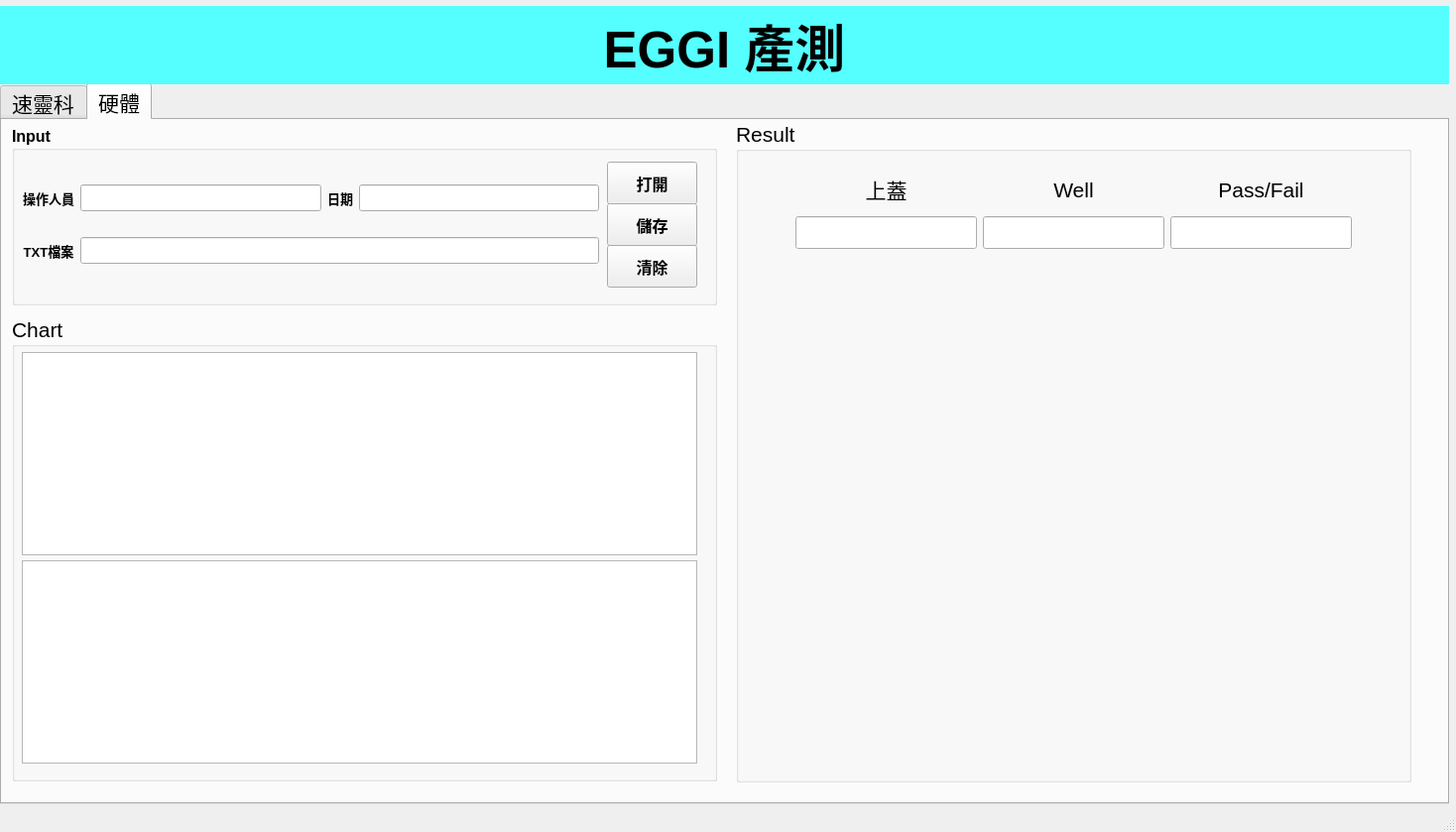
<?xml version="1.0" encoding="UTF-8"?>
<ui version="4.0">
 <class>MainWindow</class>
 <widget class="QMainWindow" name="MainWindow">
  <property name="geometry">
   <rect>
    <x>0</x>
    <y>0</y>
    <width>1468</width>
    <height>839</height>
   </rect>
  </property>
  <property name="windowTitle">
   <string>MainWindow</string>
  </property>
  <widget class="QWidget" name="centralwidget">
   <widget class="QTabWidget" name="tabWidget">
    <property name="geometry">
     <rect>
      <x>0</x>
      <y>84</y>
      <width>1461</width>
      <height>727</height>
     </rect>
    </property>
    <property name="font">
     <font>
      <pointsize>16</pointsize>
     </font>
    </property>
    <property name="currentIndex">
     <number>1</number>
    </property>
    <widget class="QWidget" name="tab_Sulink">
     <attribute name="title">
      <string>速靈科</string>
     </attribute>
     <widget class="QGroupBox" name="Input_box">
      <property name="geometry">
       <rect>
        <x>10</x>
        <y>6</y>
        <width>711</width>
        <height>181</height>
       </rect>
      </property>
      <property name="font">
       <font>
        <pointsize>12</pointsize>
        <weight>75</weight>
        <italic>false</italic>
        <bold>true</bold>
        <underline>false</underline>
        <strikeout>false</strikeout>
        <kerning>true</kerning>
       </font>
      </property>
      <property name="styleSheet">
       <string notr="true"/>
      </property>
      <property name="title">
       <string>Input</string>
      </property>
      <widget class="QPushButton" name="btn_opentxt">
       <property name="geometry">
        <rect>
         <x>600</x>
         <y>36</y>
         <width>91</width>
         <height>43</height>
        </rect>
       </property>
       <property name="font">
        <font>
         <pointsize>12</pointsize>
         <weight>75</weight>
         <italic>false</italic>
         <bold>true</bold>
         <underline>false</underline>
         <strikeout>false</strikeout>
         <kerning>true</kerning>
        </font>
       </property>
       <property name="text">
        <string>打開</string>
       </property>
      </widget>
      <widget class="QPushButton" name="btn_save">
       <property name="geometry">
        <rect>
         <x>600</x>
         <y>78</y>
         <width>91</width>
         <height>43</height>
        </rect>
       </property>
       <property name="font">
        <font>
         <pointsize>12</pointsize>
         <weight>75</weight>
         <italic>false</italic>
         <bold>true</bold>
         <underline>false</underline>
         <strikeout>false</strikeout>
         <kerning>true</kerning>
        </font>
       </property>
       <property name="text">
        <string>儲存</string>
       </property>
      </widget>
      <widget class="QPushButton" name="btn_clean">
       <property name="geometry">
        <rect>
         <x>600</x>
         <y>120</y>
         <width>91</width>
         <height>43</height>
        </rect>
       </property>
       <property name="font">
        <font>
         <pointsize>12</pointsize>
         <weight>75</weight>
         <italic>false</italic>
         <bold>true</bold>
         <underline>false</underline>
         <strikeout>false</strikeout>
         <kerning>true</kerning>
        </font>
       </property>
       <property name="text">
        <string>清除</string>
       </property>
      </widget>
      <widget class="QWidget" name="layoutWidget">
       <property name="geometry">
        <rect>
         <x>11</x>
         <y>39</y>
         <width>581</width>
         <height>121</height>
        </rect>
       </property>
       <layout class="QGridLayout" name="gridLayout_2">
        <item row="0" column="0">
         <widget class="QLabel" name="label_name">
          <property name="font">
           <font>
            <pointsize>10</pointsize>
            <weight>75</weight>
            <italic>false</italic>
            <bold>true</bold>
            <underline>false</underline>
            <strikeout>false</strikeout>
            <kerning>true</kerning>
           </font>
          </property>
          <property name="text">
           <string>操作人員</string>
          </property>
          <property name="alignment">
           <set>Qt::AlignCenter</set>
          </property>
         </widget>
        </item>
        <item row="0" column="1">
         <widget class="QLineEdit" name="input_name"/>
        </item>
        <item row="0" column="2">
         <widget class="QLabel" name="label_datetime">
          <property name="font">
           <font>
            <pointsize>10</pointsize>
            <weight>75</weight>
            <italic>false</italic>
            <bold>true</bold>
            <underline>false</underline>
            <strikeout>false</strikeout>
            <kerning>true</kerning>
           </font>
          </property>
          <property name="text">
           <string>日期</string>
          </property>
          <property name="alignment">
           <set>Qt::AlignCenter</set>
          </property>
         </widget>
        </item>
        <item row="0" column="3">
         <widget class="QLineEdit" name="output_datetime"/>
        </item>
        <item row="1" column="0">
         <widget class="QLabel" name="label_txt_2">
          <property name="font">
           <font>
            <pointsize>10</pointsize>
            <weight>75</weight>
            <italic>false</italic>
            <bold>true</bold>
            <underline>false</underline>
            <strikeout>false</strikeout>
            <kerning>true</kerning>
           </font>
          </property>
          <property name="text">
           <string>TXT檔案</string>
          </property>
          <property name="alignment">
           <set>Qt::AlignCenter</set>
          </property>
         </widget>
        </item>
        <item row="1" column="1" colspan="3">
         <widget class="QLineEdit" name="input_file"/>
        </item>
       </layout>
      </widget>
     </widget>
     <widget class="QGroupBox" name="Chart_box">
      <property name="geometry">
       <rect>
        <x>10</x>
        <y>192</y>
        <width>711</width>
        <height>481</height>
       </rect>
      </property>
      <property name="font">
       <font>
        <pointsize>12</pointsize>
        <weight>75</weight>
        <bold>true</bold>
       </font>
      </property>
      <property name="title">
       <string>Chart</string>
      </property>
      <widget class="QSplitter" name="splitter_2">
       <property name="geometry">
        <rect>
         <x>16</x>
         <y>156</y>
         <width>0</width>
         <height>0</height>
        </rect>
       </property>
       <property name="orientation">
        <enum>Qt::Vertical</enum>
       </property>
       <widget class="QWidget" name="widget_6" native="true">
        <property name="styleSheet">
         <string notr="true">background-color: rgb(255, 255, 255);</string>
        </property>
       </widget>
       <widget class="QWidget" name="widget_7" native="true">
        <property name="styleSheet">
         <string notr="true">background-color: rgb(255, 255, 255);</string>
        </property>
       </widget>
       <widget class="QWidget" name="widget_8" native="true">
        <property name="styleSheet">
         <string notr="true">background-color: rgb(255, 255, 255);</string>
        </property>
       </widget>
       <widget class="QWidget" name="widget_5" native="true">
        <property name="styleSheet">
         <string notr="true">background-color: rgb(255, 255, 255);</string>
        </property>
       </widget>
      </widget>
      <widget class="QWidget" name="layoutWidget_2">
       <property name="geometry">
        <rect>
         <x>10</x>
         <y>36</y>
         <width>691</width>
         <height>427</height>
        </rect>
       </property>
       <layout class="QGridLayout" name="gridLayout_3">
        <item row="3" column="1">
         <widget class="QPushButton" name="ch6_display">
          <property name="text">
           <string>顯示CH6</string>
          </property>
         </widget>
        </item>
        <item row="3" column="2">
         <widget class="QPushButton" name="ch7_display">
          <property name="text">
           <string>顯示CH7</string>
          </property>
         </widget>
        </item>
        <item row="3" column="3">
         <widget class="QPushButton" name="ch8_display">
          <property name="text">
           <string>顯示CH8</string>
          </property>
         </widget>
        </item>
        <item row="1" column="2">
         <widget class="QPushButton" name="ch3_display">
          <property name="text">
           <string>顯示CH3</string>
          </property>
         </widget>
        </item>
        <item row="0" column="2">
         <widget class="QGraphicsView" name="ch3_chart"/>
        </item>
        <item row="2" column="2">
         <widget class="QGraphicsView" name="ch7_chart"/>
        </item>
        <item row="2" column="3">
         <widget class="QGraphicsView" name="ch8_chart"/>
        </item>
        <item row="0" column="3">
         <widget class="QGraphicsView" name="ch4_chart"/>
        </item>
        <item row="1" column="0">
         <widget class="QPushButton" name="ch1_display">
          <property name="text">
           <string>顯示CH1</string>
          </property>
         </widget>
        </item>
        <item row="0" column="0">
         <widget class="QGraphicsView" name="ch1_chart"/>
        </item>
        <item row="2" column="1">
         <widget class="QGraphicsView" name="ch6_chart"/>
        </item>
        <item row="1" column="1">
         <widget class="QPushButton" name="ch2_display">
          <property name="text">
           <string>顯示CH2</string>
          </property>
         </widget>
        </item>
        <item row="2" column="0">
         <widget class="QGraphicsView" name="ch5_chart"/>
        </item>
        <item row="0" column="1">
         <widget class="QGraphicsView" name="ch2_chart"/>
        </item>
        <item row="3" column="0">
         <widget class="QPushButton" name="ch5_display">
          <property name="text">
           <string>顯示CH5</string>
          </property>
         </widget>
        </item>
        <item row="1" column="3">
         <widget class="QPushButton" name="ch4_display">
          <property name="text">
           <string>顯示CH4</string>
          </property>
         </widget>
        </item>
       </layout>
      </widget>
     </widget>
     <widget class="QGroupBox" name="Result_box">
      <property name="geometry">
       <rect>
        <x>730</x>
        <y>6</y>
        <width>711</width>
        <height>421</height>
       </rect>
      </property>
      <property name="font">
       <font>
        <pointsize>12</pointsize>
        <weight>75</weight>
        <bold>true</bold>
       </font>
      </property>
      <property name="title">
       <string>Result</string>
      </property>
      <widget class="QWidget" name="layoutWidget_3">
       <property name="geometry">
        <rect>
         <x>12</x>
         <y>36</y>
         <width>681</width>
         <height>370</height>
        </rect>
       </property>
       <layout class="QGridLayout" name="gridLayout">
        <item row="6" column="0">
         <widget class="QLabel" name="label_ch6">
          <property name="font">
           <font>
            <pointsize>16</pointsize>
            <weight>75</weight>
            <bold>true</bold>
           </font>
          </property>
          <property name="text">
           <string>CH6</string>
          </property>
          <property name="alignment">
           <set>Qt::AlignCenter</set>
          </property>
         </widget>
        </item>
        <item row="7" column="4">
         <widget class="QLineEdit" name="ch7_T_Off">
          <property name="alignment">
           <set>Qt::AlignCenter</set>
          </property>
         </widget>
        </item>
        <item row="5" column="1">
         <widget class="QPushButton" name="ch5_qrcode">
          <property name="text">
           <string>檢測CH5</string>
          </property>
         </widget>
        </item>
        <item row="2" column="5">
         <widget class="QLineEdit" name="ch2_slope">
          <property name="alignment">
           <set>Qt::AlignCenter</set>
          </property>
         </widget>
        </item>
        <item row="4" column="5">
         <widget class="QLineEdit" name="ch4_slope">
          <property name="alignment">
           <set>Qt::AlignCenter</set>
          </property>
         </widget>
        </item>
        <item row="3" column="2">
         <widget class="QLineEdit" name="ch3_qrcodelable">
          <property name="alignment">
           <set>Qt::AlignCenter</set>
          </property>
         </widget>
        </item>
        <item row="1" column="6">
         <widget class="QLineEdit" name="ch1_PF">
          <property name="alignment">
           <set>Qt::AlignCenter</set>
          </property>
         </widget>
        </item>
        <item row="1" column="5">
         <widget class="QLineEdit" name="ch1_slope">
          <property name="alignment">
           <set>Qt::AlignCenter</set>
          </property>
         </widget>
        </item>
        <item row="3" column="1">
         <widget class="QPushButton" name="ch3_qrcode">
          <property name="text">
           <string>檢測CH3</string>
          </property>
         </widget>
        </item>
        <item row="4" column="6">
         <widget class="QLineEdit" name="ch4_PF">
          <property name="alignment">
           <set>Qt::AlignCenter</set>
          </property>
         </widget>
        </item>
        <item row="2" column="4">
         <widget class="QLineEdit" name="ch2_T_Off">
          <property name="alignment">
           <set>Qt::AlignCenter</set>
          </property>
         </widget>
        </item>
        <item row="7" column="5">
         <widget class="QLineEdit" name="ch7_slope">
          <property name="alignment">
           <set>Qt::AlignCenter</set>
          </property>
         </widget>
        </item>
        <item row="2" column="1">
         <widget class="QPushButton" name="ch2_qrcode">
          <property name="text">
           <string>檢測CH2</string>
          </property>
         </widget>
        </item>
        <item row="2" column="2">
         <widget class="QLineEdit" name="ch2_qrcodelable">
          <property name="alignment">
           <set>Qt::AlignCenter</set>
          </property>
         </widget>
        </item>
        <item row="4" column="1">
         <widget class="QPushButton" name="ch4_qrcode">
          <property name="text">
           <string>檢測CH4</string>
          </property>
         </widget>
        </item>
        <item row="1" column="4">
         <widget class="QLineEdit" name="ch1_T_Off">
          <property name="alignment">
           <set>Qt::AlignCenter</set>
          </property>
         </widget>
        </item>
        <item row="0" column="3">
         <widget class="QLabel" name="label_T_On">
          <property name="font">
           <font>
            <pointsize>14</pointsize>
            <weight>50</weight>
            <bold>false</bold>
           </font>
          </property>
          <property name="text">
           <string>T_On</string>
          </property>
          <property name="alignment">
           <set>Qt::AlignCenter</set>
          </property>
         </widget>
        </item>
        <item row="1" column="3">
         <widget class="QLineEdit" name="ch1_T_On">
          <property name="alignment">
           <set>Qt::AlignCenter</set>
          </property>
         </widget>
        </item>
        <item row="7" column="3">
         <widget class="QLineEdit" name="ch7_T_On">
          <property name="alignment">
           <set>Qt::AlignCenter</set>
          </property>
         </widget>
        </item>
        <item row="7" column="1">
         <widget class="QPushButton" name="ch7_qrcode">
          <property name="text">
           <string>檢測CH7</string>
          </property>
         </widget>
        </item>
        <item row="4" column="0">
         <widget class="QLabel" name="label_ch4">
          <property name="font">
           <font>
            <pointsize>16</pointsize>
            <weight>75</weight>
            <bold>true</bold>
           </font>
          </property>
          <property name="text">
           <string>CH4</string>
          </property>
          <property name="alignment">
           <set>Qt::AlignCenter</set>
          </property>
         </widget>
        </item>
        <item row="6" column="2">
         <widget class="QLineEdit" name="ch6_qrcodelable">
          <property name="alignment">
           <set>Qt::AlignCenter</set>
          </property>
         </widget>
        </item>
        <item row="3" column="6">
         <widget class="QLineEdit" name="ch3_PF">
          <property name="alignment">
           <set>Qt::AlignCenter</set>
          </property>
         </widget>
        </item>
        <item row="8" column="1">
         <widget class="QPushButton" name="ch8_qrcode">
          <property name="text">
           <string>檢測CH8</string>
          </property>
         </widget>
        </item>
        <item row="3" column="5">
         <widget class="QLineEdit" name="ch3_slope">
          <property name="alignment">
           <set>Qt::AlignCenter</set>
          </property>
         </widget>
        </item>
        <item row="5" column="2">
         <widget class="QLineEdit" name="ch5_qrcodelable">
          <property name="alignment">
           <set>Qt::AlignCenter</set>
          </property>
         </widget>
        </item>
        <item row="8" column="4">
         <widget class="QLineEdit" name="ch8_T_Off">
          <property name="alignment">
           <set>Qt::AlignCenter</set>
          </property>
         </widget>
        </item>
        <item row="5" column="4">
         <widget class="QLineEdit" name="ch5_T_Off">
          <property name="alignment">
           <set>Qt::AlignCenter</set>
          </property>
         </widget>
        </item>
        <item row="6" column="4">
         <widget class="QLineEdit" name="ch6_T_Off">
          <property name="alignment">
           <set>Qt::AlignCenter</set>
          </property>
         </widget>
        </item>
        <item row="8" column="3">
         <widget class="QLineEdit" name="ch8_T_On">
          <property name="alignment">
           <set>Qt::AlignCenter</set>
          </property>
         </widget>
        </item>
        <item row="7" column="6">
         <widget class="QLineEdit" name="ch7_PF">
          <property name="alignment">
           <set>Qt::AlignCenter</set>
          </property>
         </widget>
        </item>
        <item row="5" column="0">
         <widget class="QLabel" name="label_ch5">
          <property name="font">
           <font>
            <pointsize>16</pointsize>
            <weight>75</weight>
            <bold>true</bold>
           </font>
          </property>
          <property name="text">
           <string>CH5</string>
          </property>
          <property name="alignment">
           <set>Qt::AlignCenter</set>
          </property>
         </widget>
        </item>
        <item row="6" column="1">
         <widget class="QPushButton" name="ch6_qrcode">
          <property name="text">
           <string>檢測CH6</string>
          </property>
         </widget>
        </item>
        <item row="4" column="4">
         <widget class="QLineEdit" name="ch4_T_Off">
          <property name="alignment">
           <set>Qt::AlignCenter</set>
          </property>
         </widget>
        </item>
        <item row="3" column="4">
         <widget class="QLineEdit" name="ch3_T_Off">
          <property name="alignment">
           <set>Qt::AlignCenter</set>
          </property>
         </widget>
        </item>
        <item row="7" column="0">
         <widget class="QLabel" name="label_ch7">
          <property name="font">
           <font>
            <pointsize>16</pointsize>
            <weight>75</weight>
            <bold>true</bold>
           </font>
          </property>
          <property name="text">
           <string>CH7</string>
          </property>
          <property name="alignment">
           <set>Qt::AlignCenter</set>
          </property>
         </widget>
        </item>
        <item row="0" column="6">
         <widget class="QLabel" name="label_T_On_14">
          <property name="font">
           <font>
            <pointsize>14</pointsize>
            <weight>50</weight>
            <bold>false</bold>
           </font>
          </property>
          <property name="text">
           <string>PASS/FAIL</string>
          </property>
          <property name="alignment">
           <set>Qt::AlignCenter</set>
          </property>
         </widget>
        </item>
        <item row="3" column="0">
         <widget class="QLabel" name="label_ch3">
          <property name="font">
           <font>
            <pointsize>16</pointsize>
            <weight>75</weight>
            <bold>true</bold>
           </font>
          </property>
          <property name="text">
           <string>CH3</string>
          </property>
          <property name="alignment">
           <set>Qt::AlignCenter</set>
          </property>
         </widget>
        </item>
        <item row="0" column="4">
         <widget class="QLabel" name="label_T_Off">
          <property name="font">
           <font>
            <pointsize>14</pointsize>
            <weight>50</weight>
            <bold>false</bold>
           </font>
          </property>
          <property name="text">
           <string>T_Off</string>
          </property>
          <property name="alignment">
           <set>Qt::AlignCenter</set>
          </property>
         </widget>
        </item>
        <item row="4" column="3">
         <widget class="QLineEdit" name="ch4_T_On">
          <property name="alignment">
           <set>Qt::AlignCenter</set>
          </property>
         </widget>
        </item>
        <item row="8" column="2">
         <widget class="QLineEdit" name="ch8_qrcodelable">
          <property name="alignment">
           <set>Qt::AlignCenter</set>
          </property>
         </widget>
        </item>
        <item row="8" column="0">
         <widget class="QLabel" name="label_ch8">
          <property name="font">
           <font>
            <pointsize>16</pointsize>
            <weight>75</weight>
            <bold>true</bold>
           </font>
          </property>
          <property name="text">
           <string>CH8</string>
          </property>
          <property name="alignment">
           <set>Qt::AlignCenter</set>
          </property>
         </widget>
        </item>
        <item row="2" column="0">
         <widget class="QLabel" name="label_ch2">
          <property name="font">
           <font>
            <pointsize>16</pointsize>
            <weight>75</weight>
            <bold>true</bold>
           </font>
          </property>
          <property name="text">
           <string>CH2</string>
          </property>
          <property name="alignment">
           <set>Qt::AlignCenter</set>
          </property>
         </widget>
        </item>
        <item row="1" column="0">
         <widget class="QLabel" name="label_ch1">
          <property name="font">
           <font>
            <pointsize>16</pointsize>
            <weight>75</weight>
            <bold>true</bold>
           </font>
          </property>
          <property name="text">
           <string>CH1</string>
          </property>
          <property name="alignment">
           <set>Qt::AlignCenter</set>
          </property>
         </widget>
        </item>
        <item row="0" column="1">
         <widget class="QLabel" name="label_qrcode_2">
          <property name="font">
           <font>
            <pointsize>14</pointsize>
            <weight>50</weight>
            <bold>false</bold>
           </font>
          </property>
          <property name="text">
           <string>READ</string>
          </property>
          <property name="alignment">
           <set>Qt::AlignCenter</set>
          </property>
         </widget>
        </item>
        <item row="0" column="2">
         <widget class="QLabel" name="label_qrcode">
          <property name="font">
           <font>
            <pointsize>14</pointsize>
            <weight>50</weight>
            <bold>false</bold>
           </font>
          </property>
          <property name="text">
           <string>QRCODE</string>
          </property>
          <property name="alignment">
           <set>Qt::AlignCenter</set>
          </property>
         </widget>
        </item>
        <item row="7" column="2">
         <widget class="QLineEdit" name="ch7_qrcodelable">
          <property name="alignment">
           <set>Qt::AlignCenter</set>
          </property>
         </widget>
        </item>
        <item row="6" column="6">
         <widget class="QLineEdit" name="ch6_PF">
          <property name="alignment">
           <set>Qt::AlignCenter</set>
          </property>
         </widget>
        </item>
        <item row="1" column="1">
         <widget class="QPushButton" name="ch1_qrcode">
          <property name="text">
           <string>檢測CH1</string>
          </property>
         </widget>
        </item>
        <item row="2" column="3">
         <widget class="QLineEdit" name="ch2_T_On">
          <property name="alignment">
           <set>Qt::AlignCenter</set>
          </property>
         </widget>
        </item>
        <item row="2" column="6">
         <widget class="QLineEdit" name="ch2_PF">
          <property name="alignment">
           <set>Qt::AlignCenter</set>
          </property>
         </widget>
        </item>
        <item row="3" column="3">
         <widget class="QLineEdit" name="ch3_T_On">
          <property name="alignment">
           <set>Qt::AlignCenter</set>
          </property>
         </widget>
        </item>
        <item row="8" column="6">
         <widget class="QLineEdit" name="ch8_PF">
          <property name="alignment">
           <set>Qt::AlignCenter</set>
          </property>
         </widget>
        </item>
        <item row="1" column="2">
         <widget class="QLineEdit" name="ch1_qrcodelable">
          <property name="alignment">
           <set>Qt::AlignCenter</set>
          </property>
         </widget>
        </item>
        <item row="6" column="5">
         <widget class="QLineEdit" name="ch6_slope">
          <property name="alignment">
           <set>Qt::AlignCenter</set>
          </property>
         </widget>
        </item>
        <item row="4" column="2">
         <widget class="QLineEdit" name="ch4_qrcodelable">
          <property name="alignment">
           <set>Qt::AlignCenter</set>
          </property>
         </widget>
        </item>
        <item row="5" column="5">
         <widget class="QLineEdit" name="ch5_slope">
          <property name="alignment">
           <set>Qt::AlignCenter</set>
          </property>
         </widget>
        </item>
        <item row="5" column="3">
         <widget class="QLineEdit" name="ch5_T_On">
          <property name="alignment">
           <set>Qt::AlignCenter</set>
          </property>
         </widget>
        </item>
        <item row="5" column="6">
         <widget class="QLineEdit" name="ch5_PF">
          <property name="alignment">
           <set>Qt::AlignCenter</set>
          </property>
         </widget>
        </item>
        <item row="6" column="3">
         <widget class="QLineEdit" name="ch6_T_On">
          <property name="alignment">
           <set>Qt::AlignCenter</set>
          </property>
         </widget>
        </item>
        <item row="8" column="5">
         <widget class="QLineEdit" name="ch8_slope">
          <property name="alignment">
           <set>Qt::AlignCenter</set>
          </property>
         </widget>
        </item>
        <item row="0" column="5">
         <widget class="QLabel" name="label_Slope">
          <property name="font">
           <font>
            <pointsize>14</pointsize>
            <weight>50</weight>
            <bold>false</bold>
           </font>
          </property>
          <property name="text">
           <string>Slope</string>
          </property>
          <property name="alignment">
           <set>Qt::AlignCenter</set>
          </property>
         </widget>
        </item>
       </layout>
      </widget>
     </widget>
     <widget class="QGroupBox" name="groupBox">
      <property name="geometry">
       <rect>
        <x>730</x>
        <y>426</y>
        <width>711</width>
        <height>247</height>
       </rect>
      </property>
      <property name="font">
       <font>
        <pointsize>12</pointsize>
        <weight>75</weight>
        <bold>true</bold>
       </font>
      </property>
      <property name="title">
       <string>Output</string>
      </property>
      <widget class="QTextBrowser" name="textBrowser">
       <property name="geometry">
        <rect>
         <x>10</x>
         <y>30</y>
         <width>691</width>
         <height>205</height>
        </rect>
       </property>
       <property name="html">
        <string>&lt;!DOCTYPE HTML PUBLIC &quot;-//W3C//DTD HTML 4.0//EN&quot; &quot;http://www.w3.org/TR/REC-html40/strict.dtd&quot;&gt;
&lt;html&gt;&lt;head&gt;&lt;meta name=&quot;qrichtext&quot; content=&quot;1&quot; /&gt;&lt;style type=&quot;text/css&quot;&gt;
p, li { white-space: pre-wrap; }
&lt;/style&gt;&lt;/head&gt;&lt;body style=&quot; font-family:'MS Shell Dlg 2'; font-size:12pt; font-weight:600; font-style:normal;&quot;&gt;
&lt;p style=&quot;-qt-paragraph-type:empty; margin-top:0px; margin-bottom:0px; margin-left:0px; margin-right:0px; -qt-block-indent:0; text-indent:0px;&quot;&gt;&lt;br /&gt;&lt;/p&gt;&lt;/body&gt;&lt;/html&gt;</string>
       </property>
      </widget>
     </widget>
    </widget>
    <widget class="QWidget" name="tab_hardware">
     <attribute name="title">
      <string>硬體</string>
     </attribute>
     <widget class="QGroupBox" name="Input_box_2">
      <property name="geometry">
       <rect>
        <x>10</x>
        <y>6</y>
        <width>711</width>
        <height>181</height>
       </rect>
      </property>
      <property name="font">
       <font>
        <pointsize>12</pointsize>
        <weight>75</weight>
        <italic>false</italic>
        <bold>true</bold>
        <underline>false</underline>
        <strikeout>false</strikeout>
        <kerning>true</kerning>
       </font>
      </property>
      <property name="styleSheet">
       <string notr="true"/>
      </property>
      <property name="title">
       <string>Input</string>
      </property>
      <widget class="QPushButton" name="btn_opentxt_2">
       <property name="geometry">
        <rect>
         <x>600</x>
         <y>36</y>
         <width>91</width>
         <height>43</height>
        </rect>
       </property>
       <property name="font">
        <font>
         <pointsize>12</pointsize>
         <weight>75</weight>
         <italic>false</italic>
         <bold>true</bold>
         <underline>false</underline>
         <strikeout>false</strikeout>
         <kerning>true</kerning>
        </font>
       </property>
       <property name="text">
        <string>打開</string>
       </property>
      </widget>
      <widget class="QPushButton" name="btn_save_2">
       <property name="geometry">
        <rect>
         <x>600</x>
         <y>78</y>
         <width>91</width>
         <height>43</height>
        </rect>
       </property>
       <property name="font">
        <font>
         <pointsize>12</pointsize>
         <weight>75</weight>
         <italic>false</italic>
         <bold>true</bold>
         <underline>false</underline>
         <strikeout>false</strikeout>
         <kerning>true</kerning>
        </font>
       </property>
       <property name="text">
        <string>儲存</string>
       </property>
      </widget>
      <widget class="QPushButton" name="btn_clean_2">
       <property name="geometry">
        <rect>
         <x>600</x>
         <y>120</y>
         <width>91</width>
         <height>43</height>
        </rect>
       </property>
       <property name="font">
        <font>
         <pointsize>12</pointsize>
         <weight>75</weight>
         <italic>false</italic>
         <bold>true</bold>
         <underline>false</underline>
         <strikeout>false</strikeout>
         <kerning>true</kerning>
        </font>
       </property>
       <property name="text">
        <string>清除</string>
       </property>
      </widget>
      <widget class="QWidget" name="layoutWidget_4">
       <property name="geometry">
        <rect>
         <x>11</x>
         <y>39</y>
         <width>581</width>
         <height>121</height>
        </rect>
       </property>
       <layout class="QGridLayout" name="gridLayout_4">
        <item row="0" column="0">
         <widget class="QLabel" name="label_name_2">
          <property name="font">
           <font>
            <pointsize>10</pointsize>
            <weight>75</weight>
            <italic>false</italic>
            <bold>true</bold>
            <underline>false</underline>
            <strikeout>false</strikeout>
            <kerning>true</kerning>
           </font>
          </property>
          <property name="text">
           <string>操作人員</string>
          </property>
          <property name="alignment">
           <set>Qt::AlignCenter</set>
          </property>
         </widget>
        </item>
        <item row="0" column="1">
         <widget class="QLineEdit" name="input_name_2"/>
        </item>
        <item row="0" column="2">
         <widget class="QLabel" name="label_datetime_2">
          <property name="font">
           <font>
            <pointsize>10</pointsize>
            <weight>75</weight>
            <italic>false</italic>
            <bold>true</bold>
            <underline>false</underline>
            <strikeout>false</strikeout>
            <kerning>true</kerning>
           </font>
          </property>
          <property name="text">
           <string>日期</string>
          </property>
          <property name="alignment">
           <set>Qt::AlignCenter</set>
          </property>
         </widget>
        </item>
        <item row="0" column="3">
         <widget class="QLineEdit" name="output_datetime_2"/>
        </item>
        <item row="1" column="0">
         <widget class="QLabel" name="label_txt_3">
          <property name="font">
           <font>
            <pointsize>10</pointsize>
            <weight>75</weight>
            <italic>false</italic>
            <bold>true</bold>
            <underline>false</underline>
            <strikeout>false</strikeout>
            <kerning>true</kerning>
           </font>
          </property>
          <property name="text">
           <string>TXT檔案</string>
          </property>
          <property name="alignment">
           <set>Qt::AlignCenter</set>
          </property>
         </widget>
        </item>
        <item row="1" column="1" colspan="3">
         <widget class="QLineEdit" name="input_file_2"/>
        </item>
       </layout>
      </widget>
     </widget>
     <widget class="QGroupBox" name="groupBox_2">
      <property name="geometry">
       <rect>
        <x>10</x>
        <y>198</y>
        <width>711</width>
        <height>469</height>
       </rect>
      </property>
      <property name="title">
       <string>Chart</string>
      </property>
      <widget class="QGraphicsView" name="graphicsView">
       <property name="geometry">
        <rect>
         <x>10</x>
         <y>36</y>
         <width>681</width>
         <height>205</height>
        </rect>
       </property>
      </widget>
      <widget class="QGraphicsView" name="graphicsView_2">
       <property name="geometry">
        <rect>
         <x>10</x>
         <y>246</y>
         <width>681</width>
         <height>205</height>
        </rect>
       </property>
      </widget>
     </widget>
     <widget class="QGroupBox" name="groupBox_3">
      <property name="geometry">
       <rect>
        <x>740</x>
        <y>1</y>
        <width>681</width>
        <height>667</height>
       </rect>
      </property>
      <property name="title">
       <string>Result</string>
      </property>
      <widget class="QWidget" name="">
       <property name="geometry">
        <rect>
         <x>60</x>
         <y>48</y>
         <width>561</width>
         <height>81</height>
        </rect>
       </property>
       <layout class="QGridLayout" name="gridLayout_5">
        <item row="0" column="0">
         <widget class="QLabel" name="label">
          <property name="text">
           <string>上蓋</string>
          </property>
          <property name="alignment">
           <set>Qt::AlignCenter</set>
          </property>
         </widget>
        </item>
        <item row="0" column="1">
         <widget class="QLabel" name="label_2">
          <property name="text">
           <string>Well</string>
          </property>
          <property name="alignment">
           <set>Qt::AlignCenter</set>
          </property>
         </widget>
        </item>
        <item row="0" column="2">
         <widget class="QLabel" name="label_3">
          <property name="text">
           <string>Pass/Fail</string>
          </property>
          <property name="alignment">
           <set>Qt::AlignCenter</set>
          </property>
         </widget>
        </item>
        <item row="1" column="0">
         <widget class="QLineEdit" name="lineEdit_2"/>
        </item>
        <item row="1" column="1">
         <widget class="QLineEdit" name="lineEdit"/>
        </item>
        <item row="1" column="2">
         <widget class="QLineEdit" name="lineEdit_3"/>
        </item>
       </layout>
      </widget>
     </widget>
    </widget>
   </widget>
   <widget class="QLabel" name="EGGI_Title">
    <property name="geometry">
     <rect>
      <x>0</x>
      <y>6</y>
      <width>1461</width>
      <height>79</height>
     </rect>
    </property>
    <property name="font">
     <font>
      <pointsize>38</pointsize>
      <weight>75</weight>
      <bold>true</bold>
      <underline>false</underline>
     </font>
    </property>
    <property name="cursor">
     <cursorShape>ArrowCursor</cursorShape>
    </property>
    <property name="styleSheet">
     <string notr="true">background-color: rgb(85, 255, 255);</string>
    </property>
    <property name="text">
     <string>EGGI 產測</string>
    </property>
    <property name="alignment">
     <set>Qt::AlignCenter</set>
    </property>
   </widget>
  </widget>
  <widget class="QStatusBar" name="statusbar"/>
 </widget>
 <resources/>
 <connections/>
</ui>
